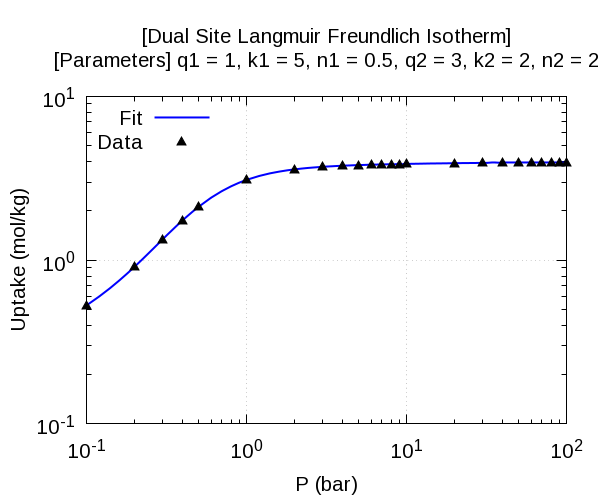

Reproduce this figure in gnuplot.
set title"[Dual Site Langmuir Freundlich Isotherm]\n[Parameters] q1 = 1, k1 = 5, n1 = 0.5, q2 = 3, k2 = 2, n2 = 2"
set term pngcairo size 600,500 font 'Arial,15'
set output "dslf.dat.png"
set xtics format '10^{%L}'
set ytics format '10^{%L}'
set xlabel 'P (bar)'
set ylabel 'Uptake (mol/kg)'
set style line 1 lc rgb 'blue'  lw 2
set style line 2 lc rgb 'black' ps 1.5 pt 9
set grid
set key left
set logscale xy
plot '-' w l ls 1 title 'Fit', '-' w p ls 2 title 'Data'
            0.1       0.529598
           0.12        0.59988
           0.14       0.673634
           0.16       0.750801
           0.18       0.831026
            0.2       0.913793
            0.2       0.913793
           0.22       0.998507
           0.24        1.08454
           0.26        1.17129
           0.28        1.25816
            0.3        1.34463
           0.32        1.43022
           0.34        1.51452
           0.36        1.59719
           0.38        1.67793
            0.4        1.75652
           0.42        1.83278
           0.44        1.90659
           0.46        1.97785
           0.48        2.04652
            0.5        2.11257
            0.6        2.40447
            0.7        2.63816
            0.8        2.82397
            0.9        2.97208
              1        3.09098
              1        3.09098
            1.2        3.26632
            1.4        3.38634
            1.6        3.47189
            1.8         3.5351
              2        3.58328
              2        3.58328
            2.2        3.62099
            2.4         3.6512
            2.6        3.67588
            2.8         3.6964
              3        3.71371
            3.2         3.7285
            3.4         3.7413
            3.6        3.75248
            3.8        3.76234
              4         3.7711
            4.2        3.77895
            4.4        3.78602
            4.6        3.79243
            4.8        3.79828
              5        3.80363
            5.2        3.80856
            5.4        3.81311
            5.6        3.81733
            5.8        3.82126
              6        3.82492
            6.2        3.82836
            6.4        3.83158
            6.6        3.83461
            6.8        3.83748
              7        3.84018
            7.2        3.84274
            7.4        3.84518
            7.6        3.84749
            7.8         3.8497
              8         3.8518
            8.2        3.85381
            8.4        3.85573
            8.6        3.85757
            8.8        3.85934
              9        3.86104
              9        3.86104
            9.2        3.86267
            9.4        3.86424
            9.6        3.86575
            9.8        3.86721
             10        3.86862
             10        3.86862
             12        3.88046
             14        3.88942
             16        3.89651
             18        3.90233
             20        3.90722
             22         3.9114
             24        3.91505
             26        3.91826
             28        3.92111
             30        3.92368
             32          3.926
             34        3.92812
             36        3.93006
             38        3.93184
             40        3.93349
             42        3.93502
             44        3.93645
             46        3.93779
             48        3.93904
             50        3.94022
             52        3.94133
             54        3.94238
             56        3.94337
             58        3.94431
             60        3.94521
             62        3.94606
             64        3.94687
             66        3.94765
             68         3.9484
             70        3.94911
             72        3.94979
             74        3.95044
             76        3.95107
             78        3.95168
             80        3.95226
             82        3.95283
             84        3.95337
             86        3.95389
             88         3.9544
             90        3.95489
             92        3.95536
             94        3.95582
             96        3.95627
             98         3.9567
e
            0.1       0.529598
            0.2       0.913793
            0.3        1.34463
            0.4        1.75652
            0.5        2.11257
              1        3.09098
              2        3.58328
              3        3.71371
              4         3.7711
              5        3.80363
              6        3.82492
              7        3.84018
              8         3.8518
              9        3.86104
             10        3.86862
             20        3.90722
             30        3.92368
             40        3.93349
             50        3.94022
             60        3.94521
             70        3.94911
             80        3.95226
             90        3.95489
            100        3.95712
